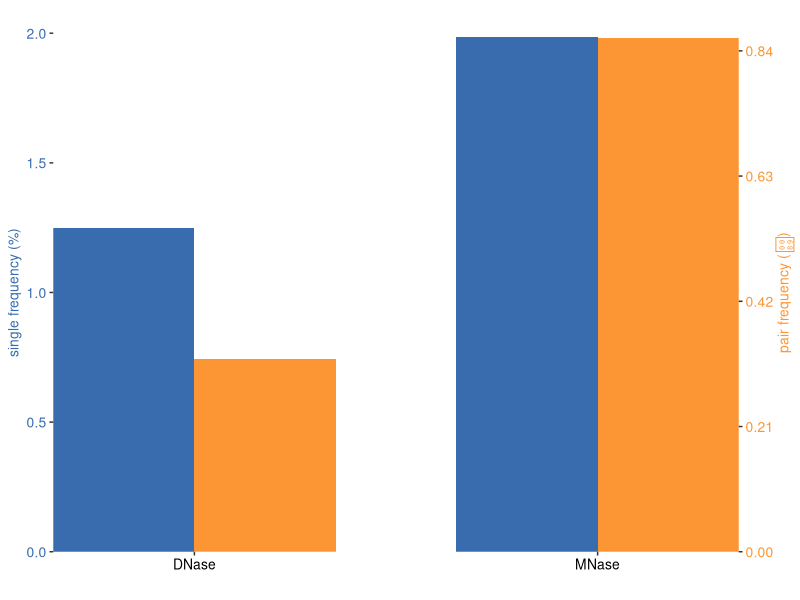

Recreate this plot in R.
# K562 Footprint-C data
setwd("/mnt/disk1/6/lxk/private/DNase-C/dimer_paper/figS1/C_motif_frequency/")

library(tidyverse)

# png("CTCF_motif_frequency.png", units = "in", width = 4, height = 3, res = 300, bg = "transparent")
pdf("CTCF_motif_frequency.pdf", width = 2, height = 2.5, bg = "transparent")

DNase_single <- (44799 * 2 + 3366094) / (138329802 * 2)
DNase_both <- 44799 / 138329802

MNase_single <- (40859 * 2 + 1801761)/(47397402 * 2)
MNase_both <- 40859 / 47397402

df_1 <- data.frame(
  HiC = c("DNase", "MNase"), 
  single = c(DNase_single*100, MNase_single*100),
  both = c(DNase_both*1000*2.3, MNase_both*1000*2.3)
)

df <- df_1 %>% pivot_longer(
    cols = c('single', 'both'),
    names_to = "type",
    values_to = "frequency"
)

df$type <- factor(df$type, levels=c("single", "both"))

p <- ggplot(data = df, mapping = aes(x = HiC, y = frequency, fill = type)) + 
  geom_col(width = 0.7, position = "dodge") +
  scale_x_discrete( 
    limits = c("DNase", "MNase"),
    # breaks=seq(-200,200,50),
    expand = c(0,0)
  ) +
  scale_y_continuous(
    limits = c(0, 2.0),
    breaks = c(0, 0.5, 1.0, 1.5, 2.0),
    expand = c(0,0),
    sec.axis = sec_axis(~. /2.3, 
                        # name = expression(paste("pair frequency"," (\u0089)")),
                        name = "pair frequency (\u0089)",
                        breaks = c(0, 0.21, 0.42, 0.63, 0.84)
                        )
  ) +
  scale_fill_discrete(
    limits = c("single", "both"),
    type = c("#386CAF", "#fc9533")
  )+
  xlab("") + 
  ylab("single frequency (%)") + 
  labs(title = "") + 
  theme(
    panel.border = element_blank(),
    panel.grid = element_blank(),
    panel.background = element_blank(),
    axis.text.x = element_text(color = "black", size = 10, 
                               # angle = 45, hjust = 1, vjust = 1
                               ),
    axis.text.y.left = element_text(color = "#386CAF", size = 10),
    axis.title.y.left = element_text(color = "#386CAF", size = 10),
    axis.text.y.right = element_text(color = "#fc9533", size = 10),
    axis.title.y.right = element_text(color = "#fc9533", size = 10, angle = 90),
    axis.title.x = element_text(color = "black", size = 10),
    legend.position = "none",
    legend.title = element_blank(),
    legend.text = element_text( size = 10), #face = "bold",
    rect = element_rect(fill = NA, size=0, color = NA),
    plot.background = element_rect(fill = NA, size=0, color = NA),
    legend.background = element_rect(fill = NA, size=0, color = NA),
    legend.key = element_rect(fill = NA, size=0, color = NA),
  )
p

dev.off()
